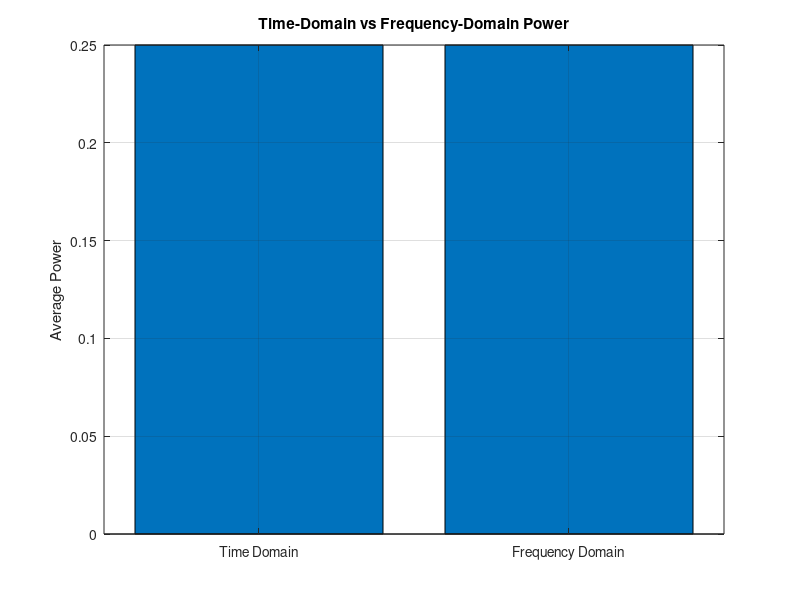

This figure's MATLAB source:
clc; clear; close all;
%% 6(iv) Comparison of Time-Domain Power with Frequency-Domain Harmonic Power
figure;
% Time-Domain and Frequency-Domain Power Comparison
f0 = 1; T = 1/f0;
t = linspace(0,T,4000);
x = max(sin(2*pi*f0*t),0);
P_time = (1/T)*trapz(t,x.^2);
N = 20;
a0 = (2/T)*trapz(t,x);
an = zeros(1,N); bn = zeros(1,N);
for k = 1:N
    an(k) = (2/T)*trapz(t,x.*cos(2*pi*k*f0*t));
    bn(k) = (2/T)*trapz(t,x.*sin(2*pi*k*f0*t));
end
P_dc = a0^2/4;
P_harmonics = 0.5*sum(an.^2+bn.^2);
P_frequency = P_dc + P_harmonics;
fprintf('Time-domain power = %.6f\n',P_time);
fprintf('DC power = %.6f\n',P_dc);
fprintf('Harmonic power = %.6f\n',P_harmonics);
fprintf('Frequency-domain power = %.6f\n',P_frequency);
bar([P_time P_frequency]);
set(gca,'XTickLabel',{'Time Domain','Frequency Domain'});
ylabel('Average Power'); grid on;
title('Time-Domain vs Frequency-Domain Power');
